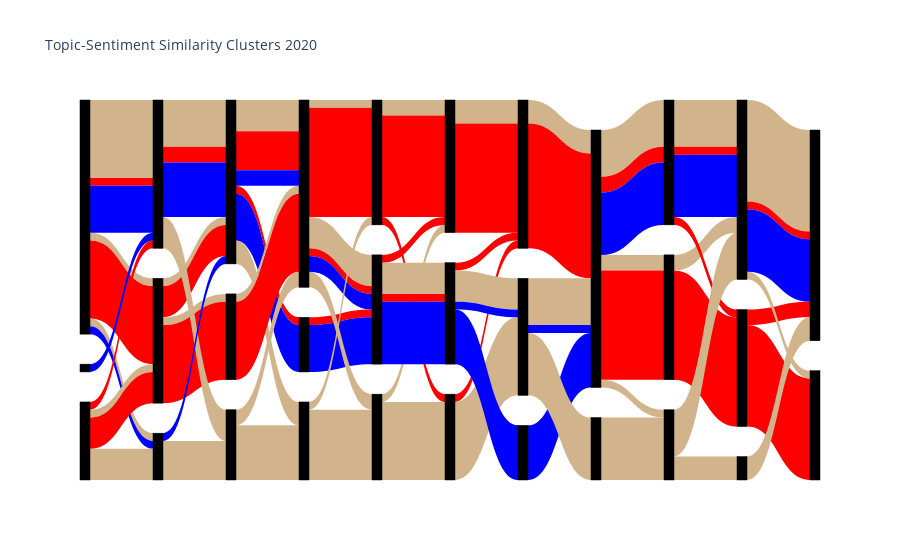

This figure's notebook cell:
### Code cell
color_link = list(clustdf['type'])
color_link = list(map(lambda x: x.replace('CNN', 'tan').replace('MSNBC', 'blue').replace('Fox', 'red'), color_link))
print(color_link)

fig = go.Figure(data=[go.Sankey(
    node = dict(
      pad = 30,
      thickness = 10,
      line = dict(color = "black", width = 0.5),
      label = [],#["January","January","January","February","February","February", "March","March","March","April","April","April",
               #"May","May","May",'June','June','June','July','July','July','August','August','August','September','September','September','October','October','October','November','November','November'],
      color = "black"
    ),
    link = dict(
      source = clustdf['source'],#[0, 1, 0, 2, 3, 3], # indices correspond to labels, eg A1, A2, A1, B1, ...
      target = clustdf['target'],#[2, 3, 3, 4, 4, 5],
      value = clustdf['value'], #[8, 4, 2, 8, 4, 2]
      color = color_link
  ))])

fig.update_layout(title_text="Topic-Sentiment Similarity Clusters 2020", font_size=10)
fig.show()

### Figure 1 — Plotly figure (JSON) as saved in the notebook; plotly's stock layout.template omitted (floating-point values rounded to 4 significant figures)
{"data": [{"link": {"color": ["tan", "red", "tan", "red", "blue", "tan", "blue", "blue", "tan", "red", "red", "tan", "tan", "red", "tan", "red", "tan", "red", "blue", "tan", "blue", "tan", "red", "blue", "tan", "red", "blue", "tan", "tan", "tan", "tan", "red", "red", "blue", "tan", "tan", "red", "tan", "red", "blue", "tan", "tan", "tan", "tan", "tan", "red", "red", "red", "tan", "red", "blue", "tan", "red", "red", "tan", "red", "blue", "tan", "blue", "tan", "red", "blue", "tan", "blue", "tan", "tan", "red", "tan", "red", "blue", "tan", "tan", "red", "tan", "red", "tan", "red", "blue", "tan", "tan", "red", "red", "tan", "red", "blue", "tan", "tan"], "source": [0, 0, 0, 0, 0, 0, 0, 1, 2, 2, 2, 2, 6, 6, 6, 6, 7, 7, 7, 7, 8, 8, 12, 12, 12, 12, 12, 12, 13, 13, 14, 14, 18, 18, 19, 19, 19, 19, 19, 19, 20, 20, 24, 24, 25, 25, 25, 26, 26, 26, 26, 30, 30, 31, 31, 32, 32, 32, 32, 36, 36, 37, 38, 38, 38, 42, 42, 42, 42, 42, 42, 44, 48, 48, 49, 49, 49, 49, 50, 50, 54, 54, 55, 55, 55, 55, 56], "target": [6, 6, 7, 7, 7, 8, 8, 7, 6, 6, 7, 8, 12, 12, 14, 14, 12, 12, 12, 13, 12, 13, 18, 18, 19, 19, 19, 20, 19, 20, 19, 19, 26, 26, 24, 25, 25, 26, 26, 26, 24, 25, 30, 31, 30, 30, 31, 30, 32, 32, 32, 36, 36, 36, 38, 36, 37, 38, 38, 42, 42, 42, 42, 42, 44, 48, 48, 49, 49, 49, 50, 50, 54, 55, 54, 55, 55, 55, 55, 56, 61, 62, 61, 61, 61, 62, 61], "value": [1, 10, 10, 1, 6, 1, 1, 1, 1, 4, 1, 4, 1, 4, 1, 10, 6, 2, 7, 4, 1, 5, 1, 6, 4, 5, 2, 3, 2, 7, 1, 10, 1, 6, 2, 1, 14, 4, 1, 2, 9, 1, 1, 10, 2, 13, 1, 1, 4, 1, 8, 3, 14, 1, 10, 1, 7, 4, 1, 3, 16, 7, 6, 1, 8, 2, 14, 6, 2, 8, 1, 8, 14, 2, 1, 6, 1, 8, 6, 3, 2, 13, 13, 1, 8, 1, 3]}, "node": {"color": "black", "label": [], "line": {"color": "black", "width": 0.5}, "pad": 30, "thickness": 10}, "type": "sankey"}], "layout": {"font": {"size": 10}, "title": {"text": "Topic-Sentiment Similarity Clusters 2020"}}}
